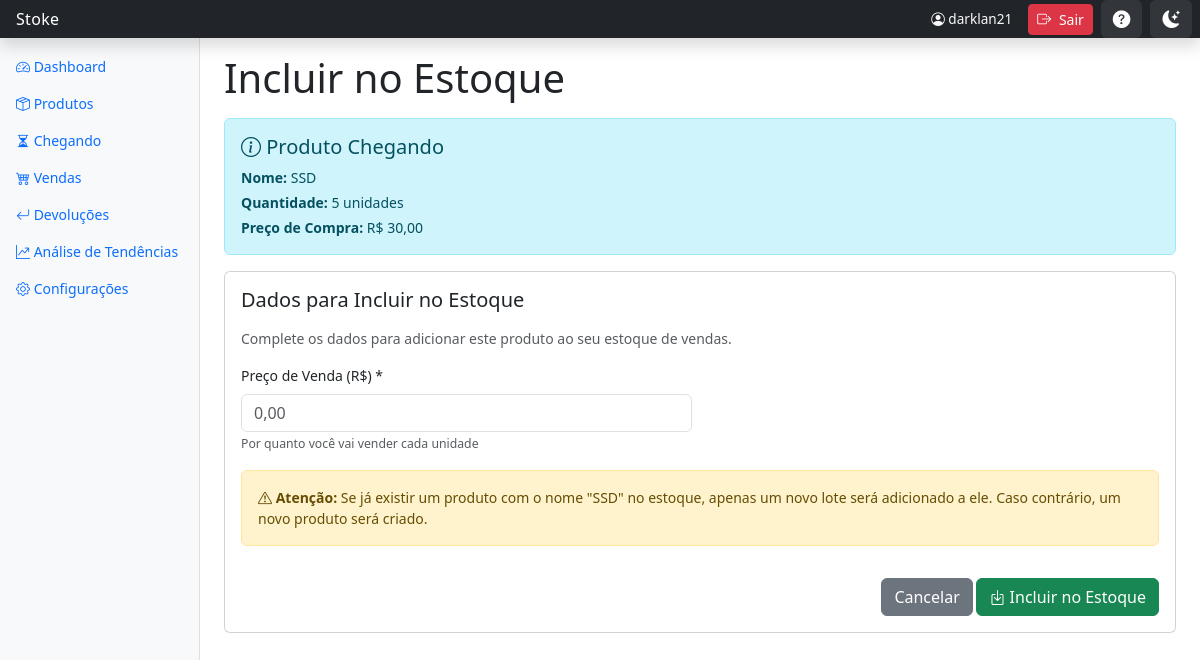
/chegando/10/incluir/ (signed in), run on the app's committed database.
### inventario/models.py (models this page shows, shortened)
class ProdutoChegando(models.Model):
    nome = models.CharField('Nome do Produto', max_length=255)
    quantidade = models.PositiveIntegerField('Quantidade')
    preco_compra = models.DecimalField('Preço de Compra', max_digits=10, decimal_places=2)
    fornecedor = models.ForeignKey(Fornecedor, on_delete=models.PROTECT, related_name='produtos_chegando', null=True, blank=True)
    data_compra = models.DateField('Data da Compra', default=timezone.now)
    data_prevista_chegada = models.DateField('Previsão de Chegada', blank=True, null=True)
    observacoes = models.TextField('Observações', blank=True, null=True)
    incluido_estoque = models.BooleanField('Já Incluído no Estoque', default=False)
    data_inclusao = models.DateTimeField('Data de Inclusão no Estoque', blank=True, null=True)
    produto_existente = models.ForeignKey(Produto, on_delete=models.SET_NULL, null=True, blank=True, related_name='produtos_chegando')
    class Meta:
        verbose_name = 'Produto Chegando'
        verbose_name_plural = 'Produtos Chegando'
        ordering = ['-data_compra']

### inventario/views.py (the view, shortened to what this page needs)
# urls.py: path('chegando/<int:pk>/incluir/', views.incluir_no_estoque, name='incluir_no_estoque'),
@transaction.atomic
def incluir_no_estoque(request, pk):
    produto_chegando = get_object_or_404(ProdutoChegando, pk=pk, incluido_estoque=False)
    fornecedores = Fornecedor.objects.all().order_by('nome')
    produto_vinculado = None
    if produto_chegando.produto_existente:
        produto_vinculado = produto_chegando.produto_existente
    return render(request, 'inventario/incluir_no_estoque.html', {
        'produto_chegando': produto_chegando,
        'fornecedores': fornecedores,
        'produto_vinculado': produto_vinculado
    })

### inventario/templates/inventario/incluir_no_estoque.html (shortened to what this page needs)
{% extends 'inventario/base.html' %}
{% block content %}
<h1 class="mb-3">Incluir no Estoque</h1>
<div class="alert alert-info">
    <h5><i class="bi bi-info-circle"></i> Produto Chegando</h5>
    <p class="mb-1"><strong>Nome:</strong> {{ produto_chegando.nome }}</p>
    <p class="mb-1"><strong>Quantidade:</strong> {{ produto_chegando.quantidade }} unidades</p>
    <p class="mb-0"><strong>Preço de Compra:</strong> R$ {{ produto_chegando.preco_compra|floatformat:2 }}</p>
</div>
<div class="card">
    <div class="card-body">
        <h5 class="mb-3">Dados para Incluir no Estoque</h5>
        <p class="text-muted">Complete os dados para adicionar este produto ao seu estoque de vendas.</p>
        <div class="row g-3">
            <div class="col-12 col-md-6">
                <label class="form-label">Preço de Venda (R$) *</label>
                <input type="number" id="preco_venda" class="form-control" min="0" step="0.01"
                       {% if produto_vinculado %}value="{{ produto_vinculado.preco_venda|floatformat:2 }}"{% else %}placeholder="0,00"{% endif %}
                       required>
                <small class="text-muted">
                    {% if produto_vinculado %}
                        Preço atual do produto no estoque
                    {% else %}
                        Por quanto você vai vender cada unidade
                    {% endif %}
                </small>
            </div>
            <div class="col-12">
                {% if produto_vinculado %}
                <div class="alert alert-success">
                    <i class="bi bi-check-circle"></i>
                    <strong>Produto Vinculado:</strong> Este produto chegando está vinculado ao produto
                    "<strong>{{ produto_vinculado.nome }}</strong>" no estoque. Ao incluir, será adicionado
                    um novo lote de {{ produto_chegando.quantidade }} unidades ao produto existente.
                    <br><small>Estoque atual: {{ produto_vinculado.quantidade_total }} unidades</small>
                </div>
                {% else %}
                <div class="alert alert-warning">
                    <i class="bi bi-exclamation-triangle"></i>
                    <strong>Atenção:</strong> Se já existir um produto com o nome "{{ produto_chegando.nome }}" no estoque,
                    apenas um novo lote será adicionado a ele. Caso contrário, um novo produto será criado.
                </div>
                {% endif %}
            </div>
        </div>
        <div class="text-end mt-3">
            <a href="{% url 'inventario:listar_produtos_chegando' %}" class="btn btn-secondary">Cancelar</a>
            <button class="btn btn-success" id="btn-incluir">
                <i class="bi bi-box-arrow-in-down"></i> Incluir no Estoque
            </button>
        </div>
    </div>
</div>
{% endblock %}

### inventario/templates/inventario/base.html (shortened to what this page needs)
<!DOCTYPE html>
<html lang="pt-br">
<head>
    {% load static %}
    <link href="https://cdn.jsdelivr.net/npm/bootstrap@5.3.3/dist/css/bootstrap.min.css" rel="stylesheet">
    <link rel="stylesheet" href="https://cdn.jsdelivr.net/npm/bootstrap-icons@1.11.3/font/bootstrap-icons.min.css">
</head>
<body>
    <header class="navbar navbar-dark sticky-top bg-dark flex-md-nowrap p-0 shadow">
        <a class="navbar-brand col-md-3 col-lg-2 me-0 px-3 fs-6" href="{% url 'inventario:dashboard' %}">
            Stoke
        </a>
        <div class="d-flex align-items-center">
            <span class="text-light me-3 d-none d-md-inline" style="font-size: 0.85rem;">
                <i class="bi bi-person-circle"></i> {{ user.username }}
            </span>
            <form method="post" action="{% url 'logout' %}" style="display: inline;" id="logout-form">
                <button type="button" class="btn btn-sm btn-danger me-2" title="Sair do Sistema" onclick="if(confirm('Deseja realmente sair do sistema?')){ document.getElementById('logout-form').submit(); }">
                    <i class="bi bi-box-arrow-right"></i>
                    <span class="d-none d-md-inline ms-1">Sair</span>
                </button>
            </form>
            <button id="help-toggle" class="btn btn-sm me-2" title="Recursos e Ajuda" data-bs-toggle="modal" data-bs-target="#helpModal">
                <i class="bi bi-question-circle-fill"></i>
            </button>
            <button id="theme-toggle" class="btn btn-sm me-2" title="Alternar tema">
                <i class="bi bi-moon-stars-fill" id="theme-icon"></i>
            </button>
        </div>
    </header>
    <div class="container-fluid">
        <div class="row">
            <nav id="sidebarMenu" class="col-md-3 col-lg-2 d-md-block bg-light sidebar collapse">
                <div class="position-sticky">
                    <ul class="nav flex-column">
                        <li class="nav-item">
                            <a href="{% url 'inventario:dashboard' %}" class="nav-link {% if request.resolver_match.url_name == 'dashboard' %}active{% endif %}" aria-current="page">
                                <i class="bi bi-speedometer2"></i> Dashboard
                            </a>
                        </li>
                        <li class="nav-item">
                            <a href="{% url 'inventario:listar_produtos' %}" class="nav-link {% if 'produto' in request.resolver_match.url_name or 'adicionar_estoque' in request.resolver_match.url_name %}active{% endif %}">
                                <i class="bi bi-box-seam"></i> Produtos
                            </a>
                        </li>
                        <li class="nav-item">
                            <a class="nav-link {% if 'chegando' in request.resolver_match.url_name or 'incluir_no_estoque' in request.resolver_match.url_name %}active{% endif %}" href="{% url 'inventario:listar_produtos_chegando' %}">
                                <i class="bi bi-hourglass-split"></i> Chegando
                            </a>
                        </li>
                        <li class="nav-item">
                            <a class="nav-link {% if 'venda' in request.resolver_match.url_name %}active{% endif %}" href="{% url 'inventario:listar_vendas' %}">
                                <i class="bi bi-cart4"></i> Vendas
                            </a>
                        </li>
                        <li class="nav-item">
                            <a class="nav-link {% if 'devolucao' in request.resolver_match.url_name %}active{% endif %}" href="{% url 'inventario:listar_devolucoes' %}">
                                <i class="bi bi-arrow-return-left"></i> Devoluções
                            </a>
                        </li>
                        <li class="nav-item">
                            <a class="nav-link {% if request.resolver_match.url_name == 'analise_tendencias' %}active{% endif %}" href="{% url 'inventario:analise_tendencias' %}">
                                <i class="bi bi-graph-up-arrow"></i> Análise de Tendências
                            </a>
                        </li>
                        <li class="nav-item">
                            <a href="{% url 'inventario:configuracoes' %}" class="nav-link {% if request.resolver_match.url_name == 'configuracoes' %}active{% endif %}">
                                <i class="bi bi-gear"></i> Configurações
                            </a>
                        </li>
                    </ul>
                </div>
            </nav>
            <main class="col-md-9 ms-sm-auto col-lg-10 px-md-4">
                <div class="pt-3 pb-2 mb-3">
                    {% block content %}{% endblock %}
                </div>
            </main>
        </div>
    </div>
</body>
</html>

### inventario/templates/inventario/base.html (style rules this page uses)
body { font-size: .875rem; }
.sidebar { position: fixed; top: 0; bottom: 0; left: 0; z-index: 100; padding: 48px 0 0; box-shadow: inset -1px 0 0 rgba(0, 0, 0, .1); }
.navbar-brand { font-weight: 500; letter-spacing: 0.3px; }
#theme-toggle { background-color: rgba(255, 255, 255, 0.08); border: none; color: #fff; padding: 6px 12px; border-radius: 6px; transition: all 0.3s ease; }
#theme-icon { font-size: 1.1rem; }
#help-toggle { background-color: rgba(255, 255, 255, 0.08); border: none; color: #fff; padding: 6px 12px; border-radius: 6px; transition: all 0.3s ease; }
#help-toggle .bi { font-size: 1.1rem; }
body, .card, .table, .sidebar, .form-control, .form-select, .btn, .badge, .alert { transition: background-color 0.3s ease, color 0.3s ease, border-color 0.3s ease; }
.card-body, .table-responsive { overflow-x: auto; }

### data on the page
ProdutoChegando: nome "SSD", quantidade "5", preco_compra "30,00"

### other printed values
{{ user.username }} "darklan21"
